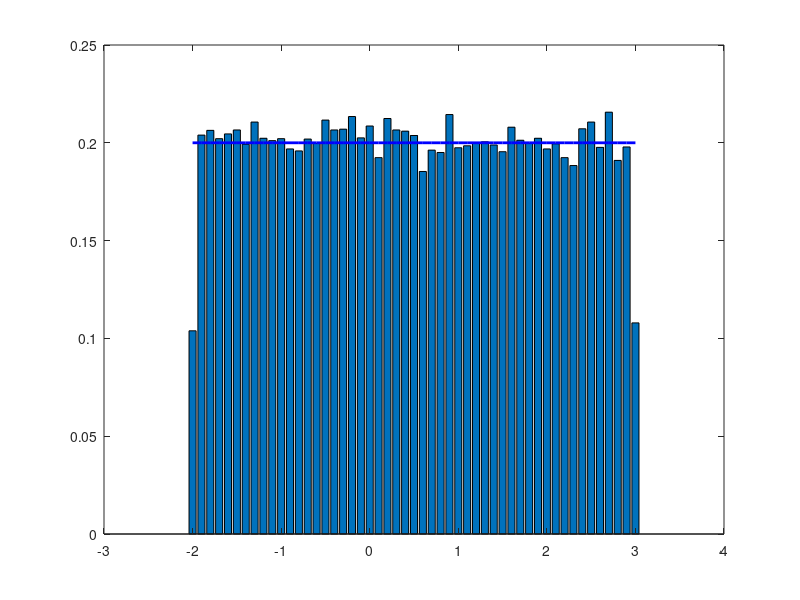

MATLAB code to generate this figure:
clear variables;
close all;
clc;

N = 50000;
a = -2;
b = 3;

%% AFfichage courbes
X_emp = a + (b-a)*rand(1,N);
[h_emp,xout] = hist(X_emp,a:0.1:b);
I = trapz(xout,h_emp);
bar(xout,h_emp/I);
hold on;
X_th = 1/(b-a)*ones(1,length(xout));
%%h_th = hist(X_th,a:0.1:b);
plot(xout,X_th,'b','linewidth',2);

%% Calcul espérance
E_emp = mean(X_emp)
E_th = (a+b)/2

%% Calcul écart-type

e_emp = std(X_emp)
e_th = sqrt((b-a)^2/12)